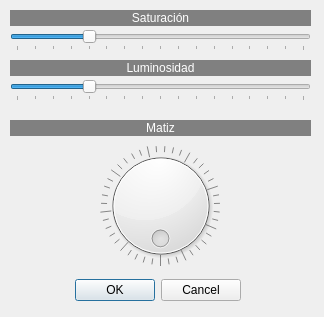
<?xml version="1.0" encoding="UTF-8"?>
<ui version="4.0">
 <class>mat_sat_lum</class>
 <widget class="QDialog" name="mat_sat_lum">
  <property name="geometry">
   <rect>
    <x>0</x>
    <y>0</y>
    <width>324</width>
    <height>317</height>
   </rect>
  </property>
  <property name="windowTitle">
   <string>Ajuste de matiz/saturación/luminosidad</string>
  </property>
  <widget class="QDialogButtonBox" name="buttonBox">
   <property name="geometry">
    <rect>
     <x>-110</x>
     <y>270</y>
     <width>351</width>
     <height>41</height>
    </rect>
   </property>
   <property name="orientation">
    <enum>Qt::Horizontal</enum>
   </property>
   <property name="standardButtons">
    <set>QDialogButtonBox::Cancel|QDialogButtonBox::Ok</set>
   </property>
  </widget>
  <widget class="QDial" name="dial">
   <property name="geometry">
    <rect>
     <x>100</x>
     <y>140</y>
     <width>121</width>
     <height>131</height>
    </rect>
   </property>
   <property name="maximum">
    <number>255</number>
   </property>
   <property name="wrapping">
    <bool>true</bool>
   </property>
   <property name="notchTarget">
    <double>6.000000000000000</double>
   </property>
   <property name="notchesVisible">
    <bool>true</bool>
   </property>
  </widget>
  <widget class="QSlider" name="horizontalSlider">
   <property name="geometry">
    <rect>
     <x>10</x>
     <y>30</y>
     <width>301</width>
     <height>21</height>
    </rect>
   </property>
   <property name="minimum">
    <number>0</number>
   </property>
   <property name="maximum">
    <number>400</number>
   </property>
   <property name="pageStep">
    <number>16</number>
   </property>
   <property name="value">
    <number>100</number>
   </property>
   <property name="orientation">
    <enum>Qt::Horizontal</enum>
   </property>
   <property name="tickPosition">
    <enum>QSlider::TicksBelow</enum>
   </property>
   <property name="tickInterval">
    <number>25</number>
   </property>
  </widget>
  <widget class="QLabel" name="label_2">
   <property name="geometry">
    <rect>
     <x>10</x>
     <y>120</y>
     <width>301</width>
     <height>16</height>
    </rect>
   </property>
   <property name="styleSheet">
    <string notr="true">background-color: rgb(128, 128, 128);
color: rgb(255, 255, 255);</string>
   </property>
   <property name="text">
    <string>Matiz</string>
   </property>
   <property name="alignment">
    <set>Qt::AlignCenter</set>
   </property>
  </widget>
  <widget class="QLabel" name="label">
   <property name="geometry">
    <rect>
     <x>10</x>
     <y>10</y>
     <width>301</width>
     <height>16</height>
    </rect>
   </property>
   <property name="styleSheet">
    <string notr="true">background-color: rgb(128, 128, 128);
color: rgb(255, 255, 255);</string>
   </property>
   <property name="text">
    <string>Saturación</string>
   </property>
   <property name="alignment">
    <set>Qt::AlignCenter</set>
   </property>
  </widget>
  <widget class="QSlider" name="horizontalSlider_2">
   <property name="geometry">
    <rect>
     <x>10</x>
     <y>80</y>
     <width>301</width>
     <height>21</height>
    </rect>
   </property>
   <property name="minimum">
    <number>0</number>
   </property>
   <property name="maximum">
    <number>400</number>
   </property>
   <property name="pageStep">
    <number>16</number>
   </property>
   <property name="value">
    <number>100</number>
   </property>
   <property name="orientation">
    <enum>Qt::Horizontal</enum>
   </property>
   <property name="tickPosition">
    <enum>QSlider::TicksBelow</enum>
   </property>
   <property name="tickInterval">
    <number>25</number>
   </property>
  </widget>
  <widget class="QLabel" name="label_3">
   <property name="geometry">
    <rect>
     <x>10</x>
     <y>60</y>
     <width>301</width>
     <height>16</height>
    </rect>
   </property>
   <property name="styleSheet">
    <string notr="true">background-color: rgb(128, 128, 128);
color: rgb(255, 255, 255);</string>
   </property>
   <property name="text">
    <string>Luminosidad</string>
   </property>
   <property name="alignment">
    <set>Qt::AlignCenter</set>
   </property>
  </widget>
 </widget>
 <resources/>
 <connections>
  <connection>
   <sender>buttonBox</sender>
   <signal>accepted()</signal>
   <receiver>mat_sat_lum</receiver>
   <slot>accept()</slot>
   <hints>
    <hint type="sourcelabel">
     <x>248</x>
     <y>254</y>
    </hint>
    <hint type="destinationlabel">
     <x>157</x>
     <y>274</y>
    </hint>
   </hints>
  </connection>
  <connection>
   <sender>buttonBox</sender>
   <signal>rejected()</signal>
   <receiver>mat_sat_lum</receiver>
   <slot>reject()</slot>
   <hints>
    <hint type="sourcelabel">
     <x>316</x>
     <y>260</y>
    </hint>
    <hint type="destinationlabel">
     <x>286</x>
     <y>274</y>
    </hint>
   </hints>
  </connection>
 </connections>
</ui>
